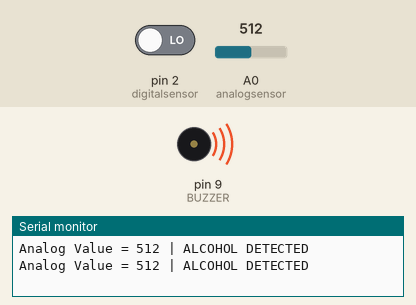
Recording of a sketch running on a simulated Arduino Uno, built with avr-gcc and run on an emulated ATmega328P. Parts: buzzer (waves = sounding, pin HIGH), the last lines printed to the serial monitor. The test bench sets the inputs (shaded band); at power-on: A0 (analogsensor) = 512, pin 2 (digitalsensor) LOW.

Above: at 1.8 s.
1.9 s: A0 (analogsensor) set to 409
3.4 s: A0 (analogsensor) set to 385
At 5.2 s:
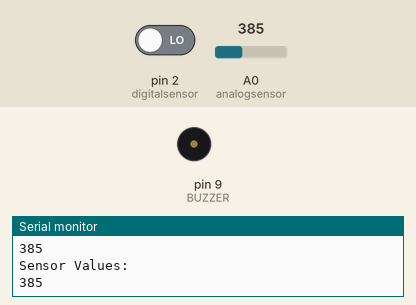
5.5 s: A0 (analogsensor) set to 410
At 7.0 s:
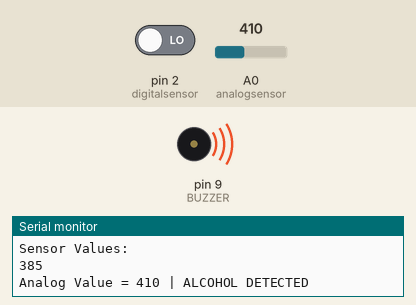
7.5 s: A0 (analogsensor) set to 390
At 8.5 s:
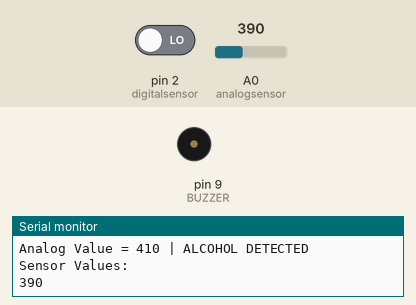
Timing chart, 0 to 10.5 s (numbered marks = the images above; inputs shaded):
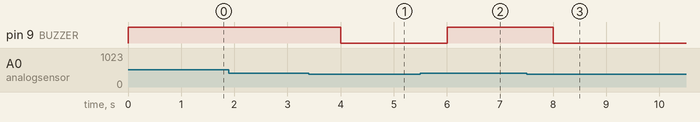

The sketch:

Arduino_Code.ino
```cpp
#include <Arduino.h>

int digitalsensor=2;
int analogsensor=A0;
int BUZZER=9;

void setup() {
  pinMode(9,OUTPUT);
  pinMode(digitalsensor, INPUT);
  Serial.begin(9600);
}

void loop() {
  bool digital=digitalRead(digitalsensor);
  int analog=analogRead(analogsensor);
  if (analog>=400){
    digitalWrite(BUZZER, HIGH);
    Serial.print("Analog Value = ");
    Serial.print(analog);
    Serial.println(" | ALCOHOL DETECTED");
  }
  else{
    digitalWrite(BUZZER, LOW);
    Serial.println("Sensor Values: ");
    Serial.println(analog);
    Serial.print("\n");
  }
  delay(1000);

}
```

Measured:
- the behaviour switches between 400 and 399 on A0 (analogsensor) (found by bisection; images 0 and 1)
- after the input at 3.4 s, pin 9 (BUZZER): HIGH → LOW after 0.60 s
- after the input at 5.5 s, pin 9 (BUZZER): LOW → HIGH after 0.50 s
- after the input at 7.5 s, pin 9 (BUZZER): HIGH → LOW after 0.50 s
